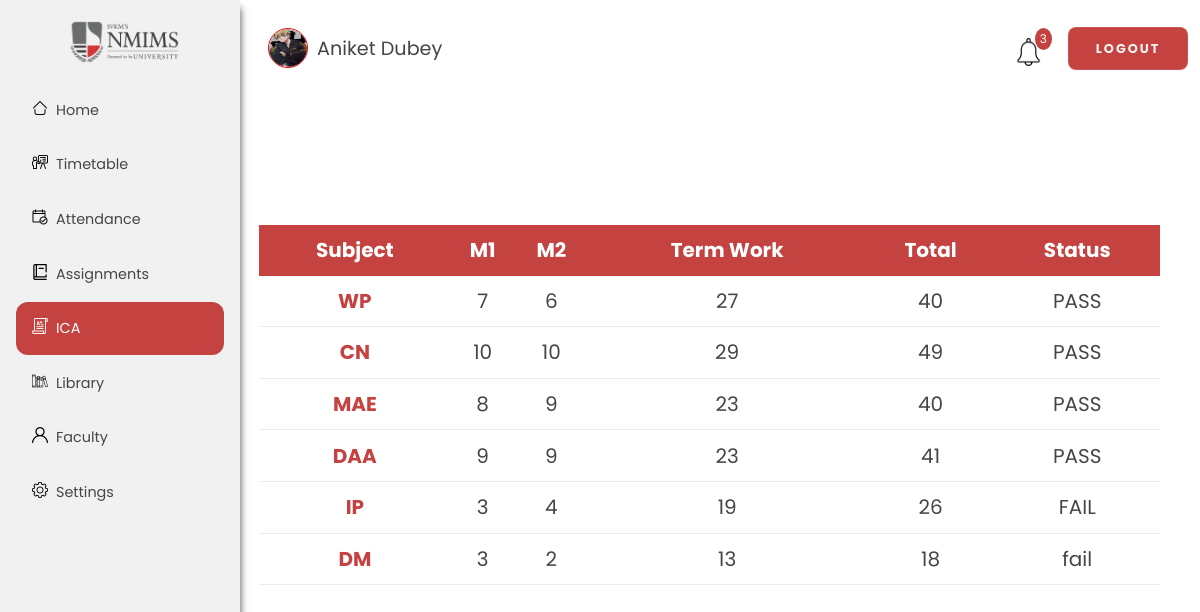
/dashboard/ica/ (signed in), run on an earlier commit of the app's database.
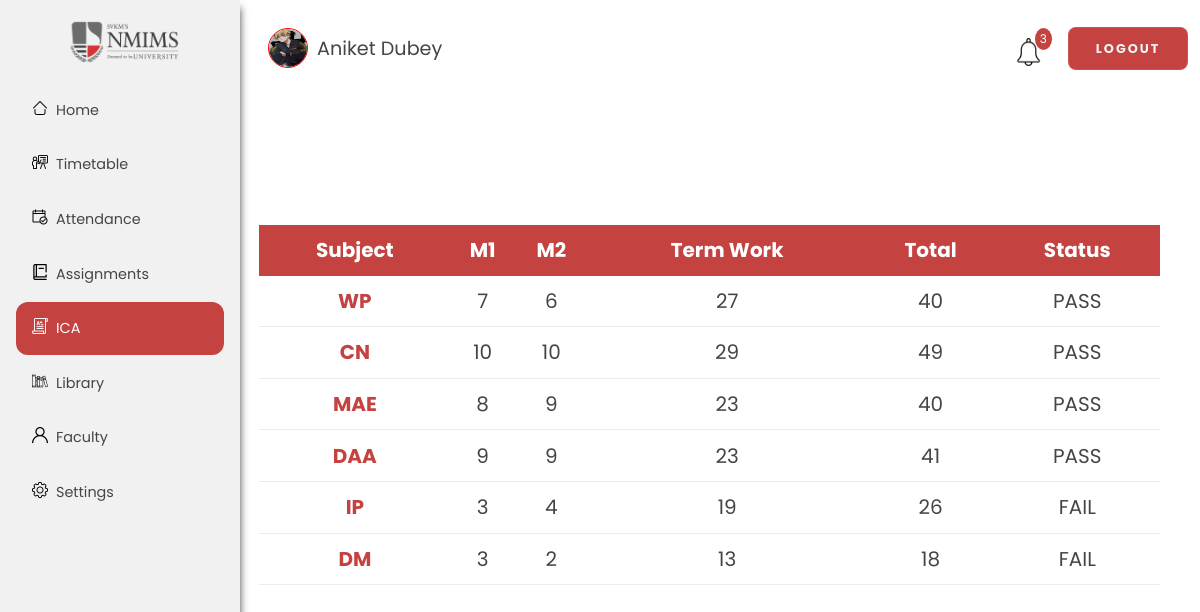
And on a later commit of the database.
### dashboard/models.py (models this page shows, shortened)
class ICA(models.Model):
    sap = models.ForeignKey(
        User, to_field='sap', null= True,on_delete=models.SET_NULL, default="00000000000", max_length=11)
    subject_id = models.ForeignKey(Subject, on_delete=models.CASCADE)
    m1 = models.IntegerField(default=0, validators=[
                             MaxValueValidator(10), MinValueValidator(0)])
    m2 = models.IntegerField(default=0, validators=[
                             MaxValueValidator(10), MinValueValidator(0)])
    termwork = models.IntegerField(
        default=0, validators=[MaxValueValidator(30), MinValueValidator(0)])
    total = models.IntegerField(default=0, validators=[
                                MaxValueValidator(50), MinValueValidator(0)])
    status = models.CharField(max_length=10, default="PASS")
    class Meta:
        verbose_name_plural = "ICA"

class Subject(models.Model):
    subject_name = models.TextField(null=True, unique=True)
    subject_id = models.UUIDField(
        default=uuid.uuid4, unique=True, primary_key=True, editable=False)
    class Meta:
        verbose_name_plural = "Subjects"

### dashboard/views.py (the view)
# urls.py: path('ica/', views.ica, name='ica'),
@login_required(login_url='login')
def ica(request):
    return render(request, 'dashboard/ica.html', context)

### dashboard/templates/dashboard/ica.html
{% extends 'dashboard/base.html' %}
{% load static %}
{% block content %}
<div class="ica-back">
    <div class="ica-container">
        <table class="ica-table">
            <tbody class="ica-body">
                <tr class="ica-tr">
                    <th class="ica-th">Subject</th>
                    <th class="ica-th">M1</th>
                    <th class="ica-th">M2</th>
                    <th class="ica-th">Term Work</th>
                    <th class="ica-th">Total</th>
                    <th class="ica-th">Status</th>
                </tr>
                {% for items in ica %}
                <tr class="border-bottom">
                    <th class="ica-th-a">{{items.subject_id.subject_name}}</th>
                    <td class="ica-td">{{items.m1}}</td>
                    <td class="ica-td">{{items.m2}}</td>
                    <td class="ica-td">{{items.termwork}}</td>
                    <td class="ica-td">{{items.total}}</td>
                    <td class="ica-td">{{items.status}}</td>
                </tr>
                {%endfor%}
            </tbody>
        </table>
    </div>
</div>
{% endblock content %}

What changed in the data, as far as the page shows it:
changed ICA "DM": status "fail" → "FAIL"
